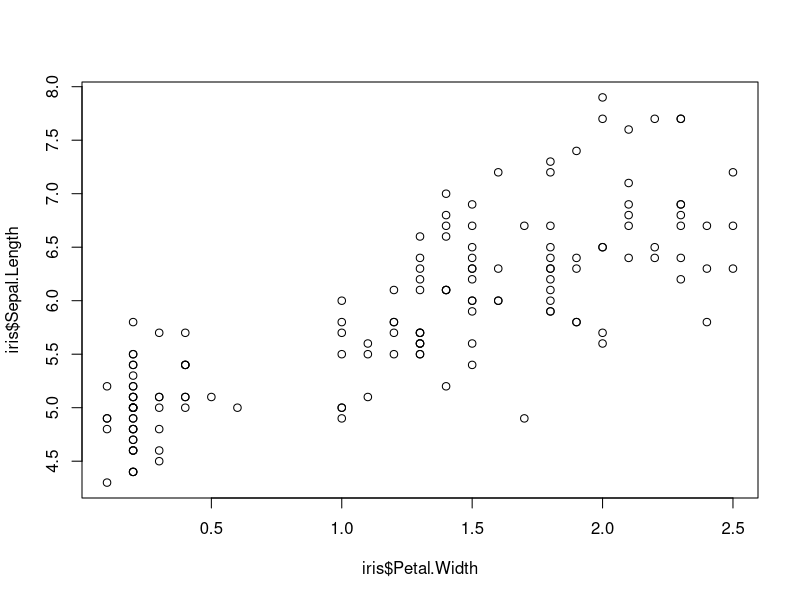

Generate this figure with R:
## ---- chunk 1
library(knitr)
library(tidyverse)
# set default options
opts_chunk$set(echo = TRUE,
               fig.width = 7.252,
               fig.height = 4,
               dpi = 300)
## ---- chunk 2
head(iris, 10) # check the first few rows
## ---- chunk 3
tail(iris, 10)
## ---- chunk 4
plot(iris$Sepal.Length ~ iris$Petal.Width)
